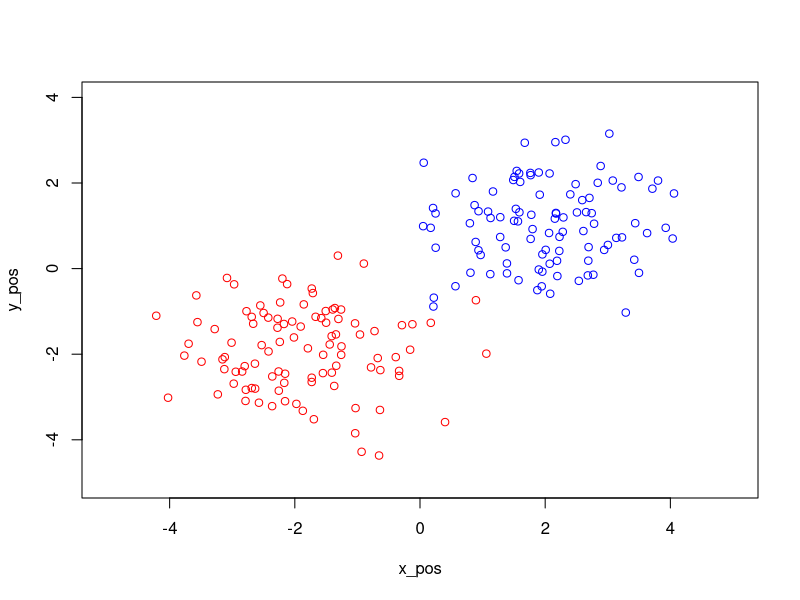
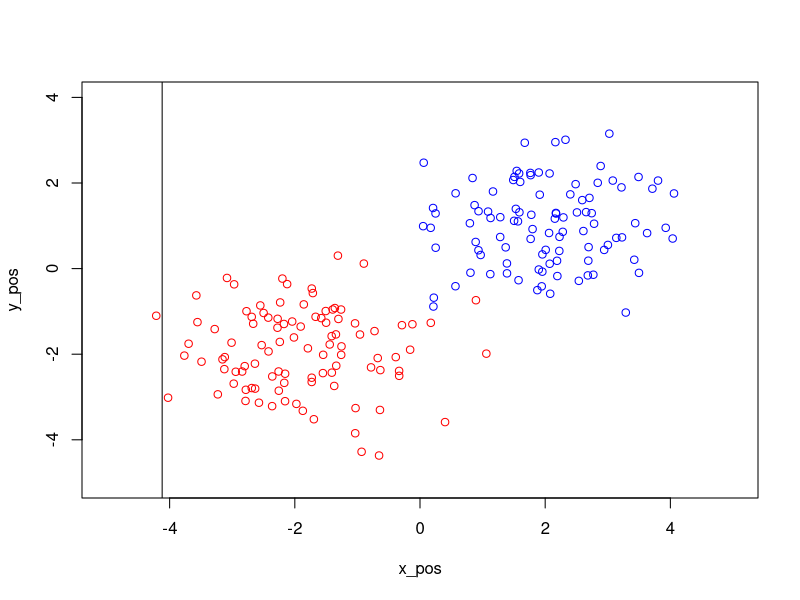

Reproduce these figures in R, in order.
## ---- chunk 1
install.packages("zoo", repos = "http://cran.us.r-project.org")
library(zoo)
## ---- chunk 2
NUM_SAMPLES = 200

# Generate points of two classes. 
x_pos = rnorm(NUM_SAMPLES/2, mean=2, sd=1)
y_pos = rnorm(NUM_SAMPLES/2, mean=1, sd=1)
x_neg = rnorm(NUM_SAMPLES/2, mean=-2, sd=1)
y_neg = rnorm(NUM_SAMPLES/2, mean=-2, sd=1)

xs = c(x_pos, x_neg)
ys = c(y_pos, y_neg)
data = cbind(xs, ys)
labels = c(rep(1, times=NUM_SAMPLES/2), rep(0, times=NUM_SAMPLES/2))

# Plot points.
plot(x_pos, y_pos, col="blue", xlim=c(-5,5), ylim=c(-5,4))
points(x_neg, y_neg, col="red")
## ---- chunk 3
champ_feature = -1
champ_split = 1e10
champ_gini = 1e10

for (j in 1:2) {
  
  # Sort feature values. 
  sorted = sort(data[,j])
  
  # For every midpoint, compute the Gini index for both halves of the split. 
  midpoints = rollmean(sorted, 2)
  for (m in midpoints) {
    
    # Tally the class counts on the left and right. 
    lpos = 0
    lneg = 0
    rpos = 0
    rneg = 0
    
    for (i in 1:NUM_SAMPLES) {
      value = data[i,j]
      if (value < m) { 
        if (labels[i] == 1) {
          lpos = lpos + 1
        } else {
          lneg = lneg + 1
        }
      } else {
        if (labels[i] == 1) {
          rpos = rpos + 1
        } else {
          rneg = rneg + 1
        }
      }
    }
    
    left_total = lpos + lneg
    right_total = rpos + rneg
    gini_left = 1 - (lneg / left_total)^2 * (lpos / left_total)^2
    gini_right = 1 - (rneg / right_total)^2 * (rpos / right_total)^2
    gini = gini_left * (left_total / NUM_SAMPLES) + gini_right * (right_total / NUM_SAMPLES)
    
    # See if this split performs better than anything seen so far. 
    if (gini < champ_gini) {
      champ_gini = gini
      champ_feature = j
      champ_split = m
    }
  }
}
## ---- chunk 4
print(champ_feature)
print(champ_split)
## ---- chunk 5
plot(x_pos, y_pos, col="blue", xlim=c(-5,5), ylim=c(-5,4))
points(x_neg, y_neg, col="red")
abline(v=champ_split)
